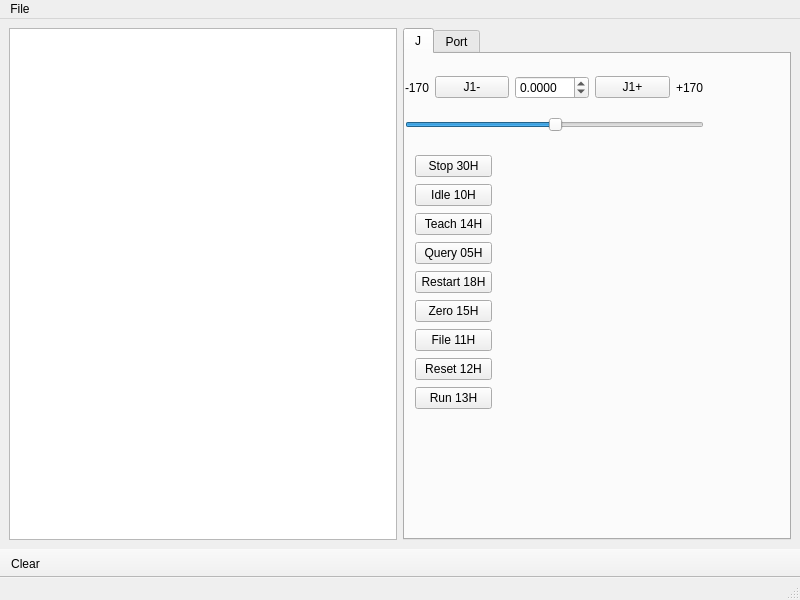
<?xml version="1.0" encoding="UTF-8"?>
<ui version="4.0">
 <class>MainWindow</class>
 <widget class="QMainWindow" name="MainWindow">
  <property name="geometry">
   <rect>
    <x>0</x>
    <y>0</y>
    <width>800</width>
    <height>600</height>
   </rect>
  </property>
  <property name="minimumSize">
   <size>
    <width>800</width>
    <height>600</height>
   </size>
  </property>
  <property name="maximumSize">
   <size>
    <width>1920</width>
    <height>1080</height>
   </size>
  </property>
  <property name="windowTitle">
   <string>MainWindow</string>
  </property>
  <widget class="QWidget" name="centralwidget">
   <layout class="QHBoxLayout" name="horizontalLayout">
    <item>
     <widget class="QListWidget" name="listWidget">
      <property name="alternatingRowColors">
       <bool>true</bool>
      </property>
     </widget>
    </item>
    <item>
     <widget class="QTabWidget" name="tabWidget">
      <property name="currentIndex">
       <number>0</number>
      </property>
      <widget class="QWidget" name="tab_j">
       <attribute name="title">
        <string>J</string>
       </attribute>
       <widget class="QWidget" name="layoutWidget">
        <property name="geometry">
         <rect>
          <x>0</x>
          <y>10</y>
          <width>299</width>
          <height>82</height>
         </rect>
        </property>
        <layout class="QGridLayout" name="gridLayout_2">
         <item row="0" column="1">
          <widget class="QPushButton" name="btnJ1minus">
           <property name="text">
            <string>J1-</string>
           </property>
          </widget>
         </item>
         <item row="0" column="2">
          <widget class="QDoubleSpinBox" name="doubleSpinBox">
           <property name="decimals">
            <number>4</number>
           </property>
           <property name="minimum">
            <double>-170.000000000000000</double>
           </property>
           <property name="maximum">
            <double>170.000000000000000</double>
           </property>
          </widget>
         </item>
         <item row="0" column="0">
          <widget class="QLabel" name="label">
           <property name="text">
            <string>-170</string>
           </property>
          </widget>
         </item>
         <item row="0" column="4">
          <widget class="QLabel" name="label_2">
           <property name="text">
            <string>+170</string>
           </property>
          </widget>
         </item>
         <item row="1" column="0" colspan="5">
          <widget class="QSlider" name="horizontalSlider">
           <property name="value">
            <number>50</number>
           </property>
           <property name="orientation">
            <enum>Qt::Horizontal</enum>
           </property>
          </widget>
         </item>
         <item row="0" column="3">
          <widget class="QPushButton" name="btnJ1plus">
           <property name="text">
            <string>J1+</string>
           </property>
          </widget>
         </item>
        </layout>
       </widget>
       <widget class="QWidget" name="layoutWidget">
        <property name="geometry">
         <rect>
          <x>10</x>
          <y>100</y>
          <width>77</width>
          <height>257</height>
         </rect>
        </property>
        <layout class="QVBoxLayout" name="verticalLayout">
         <item>
          <widget class="QPushButton" name="btn30H">
           <property name="text">
            <string>Stop 30H</string>
           </property>
          </widget>
         </item>
         <item>
          <widget class="QPushButton" name="btn10H">
           <property name="text">
            <string>Idle 10H</string>
           </property>
          </widget>
         </item>
         <item>
          <widget class="QPushButton" name="btn14H">
           <property name="text">
            <string>Teach 14H</string>
           </property>
          </widget>
         </item>
         <item>
          <widget class="QPushButton" name="btn05H">
           <property name="text">
            <string>Query 05H</string>
           </property>
          </widget>
         </item>
         <item>
          <widget class="QPushButton" name="btn18H">
           <property name="text">
            <string>Restart 18H</string>
           </property>
          </widget>
         </item>
         <item>
          <widget class="QPushButton" name="btn15H">
           <property name="text">
            <string>Zero 15H</string>
           </property>
          </widget>
         </item>
         <item>
          <widget class="QPushButton" name="btn11H">
           <property name="text">
            <string>File 11H</string>
           </property>
          </widget>
         </item>
         <item>
          <widget class="QPushButton" name="btn12H">
           <property name="text">
            <string>Reset 12H</string>
           </property>
          </widget>
         </item>
         <item>
          <widget class="QPushButton" name="btn13H">
           <property name="text">
            <string>Run 13H</string>
           </property>
          </widget>
         </item>
        </layout>
       </widget>
      </widget>
      <widget class="QWidget" name="tab_port">
       <attribute name="title">
        <string>Port</string>
       </attribute>
       <widget class="QWidget" name="layoutWidget">
        <property name="geometry">
         <rect>
          <x>10</x>
          <y>20</y>
          <width>201</width>
          <height>121</height>
         </rect>
        </property>
        <layout class="QGridLayout" name="gridLayout">
         <item row="1" column="0">
          <widget class="QLabel" name="label_10">
           <property name="text">
            <string>BaudRate</string>
           </property>
          </widget>
         </item>
         <item row="0" column="0">
          <widget class="QLabel" name="label_8">
           <property name="text">
            <string>Port</string>
           </property>
          </widget>
         </item>
         <item row="1" column="1">
          <widget class="QComboBox" name="cmbxBaudRate">
           <property name="currentText">
            <string>300</string>
           </property>
           <item>
            <property name="text">
             <string>300</string>
            </property>
           </item>
           <item>
            <property name="text">
             <string>600</string>
            </property>
           </item>
           <item>
            <property name="text">
             <string>1200</string>
            </property>
           </item>
           <item>
            <property name="text">
             <string>2400</string>
            </property>
           </item>
           <item>
            <property name="text">
             <string>4800</string>
            </property>
           </item>
           <item>
            <property name="text">
             <string>9600</string>
            </property>
           </item>
           <item>
            <property name="text">
             <string>19200</string>
            </property>
           </item>
           <item>
            <property name="text">
             <string>38400</string>
            </property>
           </item>
           <item>
            <property name="text">
             <string>56800</string>
            </property>
           </item>
           <item>
            <property name="text">
             <string>115200</string>
            </property>
           </item>
          </widget>
         </item>
         <item row="0" column="1">
          <widget class="QComboBox" name="cmbxPorts"/>
         </item>
         <item row="3" column="1">
          <widget class="QPushButton" name="btnSave">
           <property name="text">
            <string>SAVE</string>
           </property>
          </widget>
         </item>
         <item row="3" column="0">
          <widget class="QPushButton" name="btnOpenClose">
           <property name="enabled">
            <bool>false</bool>
           </property>
           <property name="text">
            <string>OPEN</string>
           </property>
           <property name="checkable">
            <bool>false</bool>
           </property>
           <property name="checked">
            <bool>false</bool>
           </property>
          </widget>
         </item>
         <item row="2" column="0">
          <widget class="QCheckBox" name="checkBoxReconnect">
           <property name="text">
            <string>Auto-reconnect</string>
           </property>
          </widget>
         </item>
         <item row="2" column="1">
          <widget class="QPushButton" name="btnSetZero">
           <property name="enabled">
            <bool>true</bool>
           </property>
           <property name="text">
            <string>Set 0</string>
           </property>
          </widget>
         </item>
        </layout>
       </widget>
      </widget>
     </widget>
    </item>
   </layout>
  </widget>
  <widget class="QMenuBar" name="menubar">
   <property name="geometry">
    <rect>
     <x>0</x>
     <y>0</y>
     <width>800</width>
     <height>21</height>
    </rect>
   </property>
   <widget class="QMenu" name="menuFile">
    <property name="title">
     <string>File</string>
    </property>
    <addaction name="actionExit"/>
   </widget>
   <addaction name="menuFile"/>
  </widget>
  <widget class="QStatusBar" name="statusbar"/>
  <widget class="QToolBar" name="toolBar">
   <property name="windowTitle">
    <string>toolBar</string>
   </property>
   <property name="movable">
    <bool>false</bool>
   </property>
   <attribute name="toolBarArea">
    <enum>BottomToolBarArea</enum>
   </attribute>
   <attribute name="toolBarBreak">
    <bool>false</bool>
   </attribute>
   <addaction name="actionClear_2"/>
  </widget>
  <action name="actionExit">
   <property name="text">
    <string>Exit</string>
   </property>
  </action>
  <action name="actionClear_2">
   <property name="icon">
    <iconset>
     <normalon>1.svg</normalon>
    </iconset>
   </property>
   <property name="text">
    <string>Clear</string>
   </property>
  </action>
 </widget>
 <resources>
  <include location="1.qrc"/>
 </resources>
 <connections/>
</ui>
